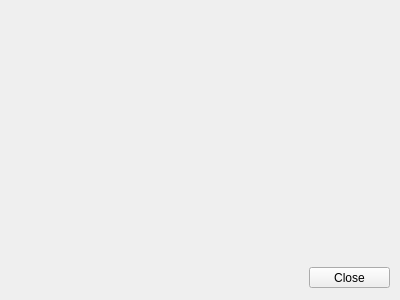
<?xml version="1.0" encoding="UTF-8"?>
<ui version="4.0">
 <class>BodyListWindow</class>
 <widget class="QWidget" name="BodyListWindow">
  <property name="geometry">
   <rect>
    <x>0</x>
    <y>0</y>
    <width>400</width>
    <height>300</height>
   </rect>
  </property>
  <property name="windowTitle">
   <string>Form</string>
  </property>
  <widget class="QPushButton" name="CloseButton">
   <property name="geometry">
    <rect>
     <x>309</x>
     <y>267</y>
     <width>81</width>
     <height>21</height>
    </rect>
   </property>
   <property name="text">
    <string>Close</string>
   </property>
  </widget>
  <widget class="QWidget" name="verticalLayoutWidget">
   <property name="geometry">
    <rect>
     <x>20</x>
     <y>10</y>
     <width>361</width>
     <height>241</height>
    </rect>
   </property>
   <layout class="QVBoxLayout" name="MainLayout"/>
  </widget>
 </widget>
 <resources/>
 <connections/>
</ui>
